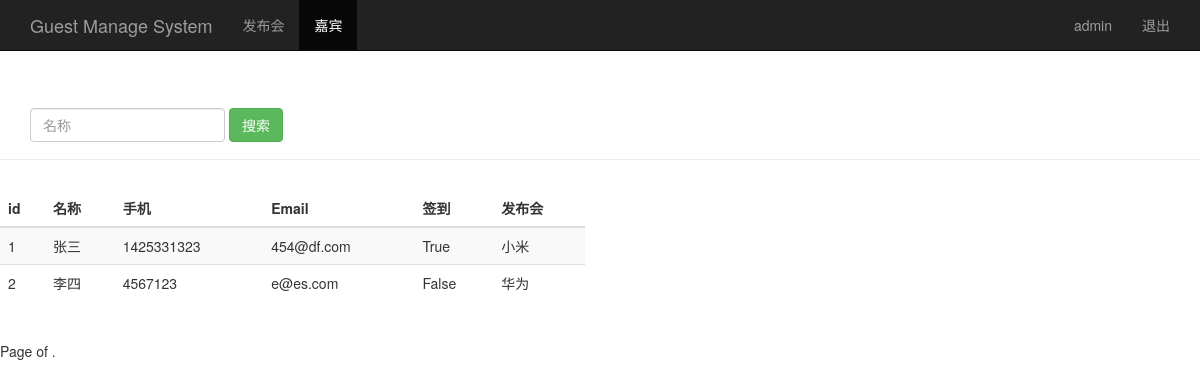
/search_guest/ (signed in), run on the app's committed database.
### sign/models.py (models this page shows)
class Guest(models.Model):
    event = models.ForeignKey(Event)                            # 关联发布会id
    realname = models.CharField(max_length=64)                  # 姓名
    phone = models.CharField(max_length=16)                     # 手机号
    email = models.EmailField()                                 # 邮箱
    sign = models.BooleanField()                                # 签到状态
    create_time = models.DateTimeField(auto_now=True)           # 创建时间(自动获取当前时间)

class Event(models.Model):
    name = models.CharField(max_length=100)                     # 发布会标题
    limit = models.IntegerField()                               # 参加人数
    status = models.BooleanField()                              # 状态
    address = models.CharField(max_length=200)                  # 地址
    start_time = models.DateTimeField('events time')          # 发布会时间
    create_time = models.DateTimeField(auto_now=True)           # 创建时间(自动获取当前时间)
    def __str__(self):
        return self.name

### sign/views.py (the view)
# urls.py: url(r'^search_guest/$', views.search_guest),
@login_required
def search_guest(request):
    username = request.session.get('user','')
    search_phone = request.GET.get("phone","")
    guest_list = Guest.objects.filter(phone__contains=search_phone)
    print(guest_list)
    return render(request, "guest_manage.html", {"user": username, "guests": guest_list})

### sign/templates/guest_manage.html (shortened to what this page needs)
<!DOCTYPE html>
<html lang="en">
<head>
    {% load bootstrap3 %}
    {% bootstrap_css %}
</head>
<body>
    <nav class="navbar navbar-inverse navbar-fixed-top">
        <div class="container">
            <div class="navbar-header">
                <a class="navbar-brand" href="/event_manage/">Guest Manage System</a>
            </div>
            <div id="navbar" class="collapse navbar-collapse">
                <ul class="nav navbar-nav">
                    <li class="/event_manage/"><a href="/event_manage/">发布会</a></li>
                    <li class="active"><a href="/guest_manage/">嘉宾</a></li>
                </ul>
                <ul class="nav navbar-nav navbar-right">
                    <li><a href="#">{{ user }}</a></li>
                    <li><a href="/logout/">退出</a></li>
                </ul>
            </div>
        </div>
    </nav>
    <div class="page-header" style="padding-top: 60px;">
        <div id="navbar" class="navbar-collapse collapse">
            <form class="navbar-form" method="get" action="/search_guest/">
                <div class="form-group">
                    <input name="phone" type="text" placeholder="名称" class="form-control">
                </div>
                <button type="submit" class="btn btn-success">搜索</button>
            </form>
        </div>
    </div>
    <div class="row" style="padding-top: 10px;">
        <div class="col-md-6">
            <table class="table table-striped">
                <thead>
                    <tr>
                        <th>id</th><th>名称</th><th>手机</th><th>Email</th><th>签到</th><th>发布会</th>
                    </tr>
                </thead>
                <tbody>
                    {% for guest in guests %}
                        <tr>
                            <td>{{ guest.id }}</td>
                            <td>{{ guest.realname }}</td>
                            <td>{{ guest.phone }}</td>
                            <td>{{ guest.email }}</td>
                            <td>{{ guest.sign }}</td>
                            <td>{{ guest.event }}</td>
                        </tr>
                    {% endfor %}
                </tbody>
            </table>
        </div>
    </div>
    <div class="pagination">
        <span class="step-links">
            <span class="current">
                Page {{ guests.number }} of {{ guests.paginator.num_pages }}.
            </span>
        </span>
    </div>
</body>
</html>

### data on the page
Guest: id "1", realname "张三", phone "1425331323", email "454@df.com", sign "True", event "小米"
Guest: id "2", realname "李四", phone "4567123", email "e@es.com", sign "False", event "华为"

### other printed values
{{ user }} "admin"
